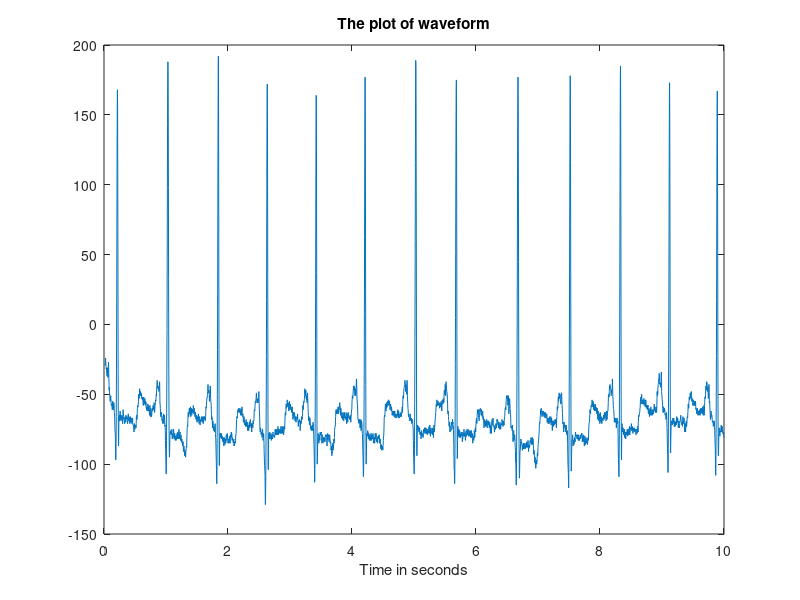

Reproduce this figure in MATLAB. (Note: this script raises an error after producing the figure.)
%% Berken Utku Demirel - 2166221
clearvars
close all
clc
%% Q1)
% Load the dataset
data = load('SingleLeadMeasurement.mat').SingleLeadMeasurement;
fs = 360;
t = 1/fs:1/fs:10;
% Plot the waveform
figure,
plot(t,data)
title('The plot of waveform')
xlabel('Time in seconds')
% Find the index of the peaks 
[~,peaks,delay] = pan_tompkin(data,fs,0);
peaks_index = find_peaks(data,peaks,fs);
% Find the beats per minute
[RR_interval,bpm] = calculate_RR_intervals(peaks_index,fs);

% Check the correct peak
figure,
plot(t,data)
hold on
plot(t(peaks),data(peaks),'*r')
title('ECG waveform with R-peaks')
xlabel('Time in seconds')
% Plot the beats per minute vs time
time = linspace(0,10,12);
figure,
plot(time,bpm)
title('Beats per minute')
xlabel('Time in seconds')
ylabel('Beats per minute (bpm)')
%% Q2)
data2 = load('2LeadMeasurements.mat');
fs = 257;
data2_lead1 = data2.Lead_I;
data2_lead2 = data2.Lead_II;
% Plot the Lead I signal in the specified interval
interval_begin = 23 * 60 * fs;
interval_end = interval_begin + fs * 5;

figure,
plot(data2_lead1(1,interval_begin:interval_end))
title('Plot of Lead1 for the specified interval')
% CTFT of the overall signal
T = 1/fs;
fft_signal = T * 0.25 * abs(fftshift(fft(data2_lead1)));
frequency_axis = linspace(-fs/2,fs/2,length(fft_signal));
figure,
plot(frequency_axis,fft_signal)
title('The CTFT of the overall signal')
xlabel('The frequency in Hertz')
ylabel('Magnitude')

%% Q3)
L = 2;
h_n = 1/L * ones(1,L);
filtered_signal = conv(h_n,data2_lead1);
filtered_signal = filtered_signal(:,1+L/2:end-L/2+1);

baseline = data2_lead1 - filtered_signal;
fft_signal = T * 0.25 * abs(fftshift(fft(filtered_signal)));

figure,
plot(data2_lead1(1,interval_begin:interval_end))
hold on 
plot(filtered_signal(:,interval_begin:interval_end))
hold on
plot(baseline(:,interval_begin:interval_end))
legend('Raw data','Filtered data','Baseline')
title('Filtered signal')

figure,
plot(frequency_axis,fft_signal)
title('The CTFT of the baseline-corrected signal')
xlabel('The frequency in Hertz')
ylabel('Magnitude')

%% Q4)
wo = 50/(fs/2);  
bw = wo/5;
[b,a] = iirnotch(wo,bw);
%fvtool(notchfilt,'Color','white');
filtered_signal = filter(b,a,filtered_signal);

figure,
plot(filtered_signal(:,interval_begin:interval_end))
title('Filtered signal (Elimination of Powerline)')

T = 1/fs;
fft_signal = T * 0.25 * abs(fftshift(fft(filtered_signal)));
frequency_axis = linspace(-fs/2,fs/2,length(fft_signal));
figure,
plot(frequency_axis,fft_signal)
title('Frequecy response of the signal')
%% Q5)
filtered_signal_2 = conv(h_n,data2_lead2);
filtered_signal_2 = filtered_signal_2(:,1+L/2:end-L/2+1);
filtered_signal_2 = filter(b,a,filtered_signal_2);

Lead_III = filtered_signal_2 - filtered_signal;

figure,
plot(Lead_III(:,interval_begin:interval_end))
title('Lead III')
%% Q6)



